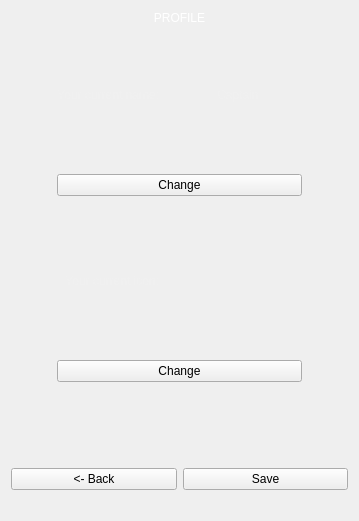
      <widget class="QWidget" name="page_MainMenu_Profile">
       <layout class="QGridLayout" name="gridLayout_3" rowstretch="1,2,2,1,0,0,0" columnstretch="1,2,1">
        <item row="1" column="2" rowspan="3">
         <spacer name="horizontalSpacer_3">
          <property name="orientation">
           <enum>Qt::Horizontal</enum>
          </property>
          <property name="sizeHint" stdset="0">
           <size>
            <width>40</width>
            <height>20</height>
           </size>
          </property>
         </spacer>
        </item>
        <item row="4" column="0" colspan="3">
         <spacer name="verticalSpacer_14">
          <property name="orientation">
           <enum>Qt::Vertical</enum>
          </property>
          <property name="sizeType">
           <enum>QSizePolicy::Maximum</enum>
          </property>
          <property name="sizeHint" stdset="0">
           <size>
            <width>20</width>
            <height>80</height>
           </size>
          </property>
         </spacer>
        </item>
        <item row="3" column="1">
         <layout class="QVBoxLayout" name="verticalLayout_18">
          <property name="spacing">
           <number>15</number>
          </property>
          <item>
           <layout class="QHBoxLayout" name="horizontalLayout_18">
            <item>
             <widget class="QLabel" name="label_Profile_CurrentIcon">
              <property name="styleSheet">
               <string notr="true">font: 700 24px &quot;Consolas&quot;;
color: rgb(240, 240, 240);</string>
              </property>
              <property name="text">
               <string>Your current icon:</string>
              </property>
              <property name="alignment">
               <set>Qt::AlignRight|Qt::AlignTrailing|Qt::AlignVCenter</set>
              </property>
             </widget>
            </item>
            <item>
             <widget class="QLabel" name="label_Profile_Icon">
              <property name="minimumSize">
               <size>
                <width>128</width>
                <height>128</height>
               </size>
              </property>
              <property name="styleSheet">
               <string notr="true">image: url(:/new/prefix1/res/user_icon.png);</string>
              </property>
              <property name="text">
               <string/>
              </property>
              <property name="alignment">
               <set>Qt::AlignCenter</set>
              </property>
             </widget>
            </item>
           </layout>
          </item>
          <item>
           <widget class="QPushButton" name="pushButton_Profile_Icon">
            <property name="text">
             <string>Change</string>
            </property>
           </widget>
          </item>
         </layout>
        </item>
        <item row="1" column="0" rowspan="3">
         <spacer name="horizontalSpacer_2">
          <property name="orientation">
           <enum>Qt::Horizontal</enum>
          </property>
          <property name="sizeHint" stdset="0">
           <size>
            <width>40</width>
            <height>20</height>
           </size>
          </property>
         </spacer>
        </item>
        <item row="1" column="1">
         <layout class="QVBoxLayout" name="verticalLayout_17" stretch="0,0">
          <property name="spacing">
           <number>15</number>
          </property>
          <item>
           <layout class="QHBoxLayout" name="horizontalLayout_17">
            <item>
             <widget class="QLabel" name="label_Profile_CurrentName">
              <property name="styleSheet">
               <string notr="true">font: 700 24px &quot;Consolas&quot;;
color: rgb(240, 240, 240);</string>
              </property>
              <property name="text">
               <string>Your current name:</string>
              </property>
              <property name="alignment">
               <set>Qt::AlignRight|Qt::AlignTrailing|Qt::AlignVCenter</set>
              </property>
             </widget>
            </item>
            <item>
             <widget class="QLabel" name="label_Profile_Name">
              <property name="minimumSize">
               <size>
                <width>128</width>
                <height>128</height>
               </size>
              </property>
              <property name="styleSheet">
               <string notr="true">font: 700 24px &quot;Consolas&quot;;
color: rgb(240, 240, 240);</string>
              </property>
              <property name="text">
               <string>Captain</string>
              </property>
              <property name="alignment">
               <set>Qt::AlignCenter</set>
              </property>
             </widget>
            </item>
           </layout>
          </item>
          <item>
           <widget class="QPushButton" name="pushButton_Profile_ChangeName">
            <property name="text">
             <string>Change</string>
            </property>
           </widget>
          </item>
         </layout>
        </item>
        <item row="5" column="0" colspan="3">
         <layout class="QHBoxLayout" name="horizontalLayout_25">
          <item>
           <widget class="QPushButton" name="pushButton_Profile_Back">
            <property name="sizePolicy">
             <sizepolicy hsizetype="Minimum" vsizetype="Expanding">
              <horstretch>0</horstretch>
              <verstretch>1</verstretch>
             </sizepolicy>
            </property>
            <property name="text">
             <string>&lt;- Back</string>
            </property>
           </widget>
          </item>
          <item>
           <widget class="QPushButton" name="pushButton_Profile_Save">
            <property name="sizePolicy">
             <sizepolicy hsizetype="Minimum" vsizetype="Expanding">
              <horstretch>0</horstretch>
              <verstretch>1</verstretch>
             </sizepolicy>
            </property>
            <property name="text">
             <string>Save</string>
            </property>
           </widget>
          </item>
         </layout>
        </item>
        <item row="6" column="0" colspan="3">
         <spacer name="verticalSpacer_15">
          <property name="orientation">
           <enum>Qt::Vertical</enum>
          </property>
          <property name="sizeType">
           <enum>QSizePolicy::Maximum</enum>
          </property>
          <property name="sizeHint" stdset="0">
           <size>
            <width>20</width>
            <height>20</height>
           </size>
          </property>
         </spacer>
        </item>
        <item row="0" column="0" colspan="3">
         <widget class="QLabel" name="label_11">
          <property name="styleSheet">
           <string notr="true">color: rgb(255, 255, 255);
font: 900 36pt &quot;Arial&quot;;
border-color: rgb(0, 0, 0);</string>
          </property>
          <property name="text">
           <string>PROFILE</string>
          </property>
          <property name="alignment">
           <set>Qt::AlignCenter</set>
          </property>
         </widget>
        </item>
        <item row="2" column="1">
         <spacer name="verticalSpacer_16">
          <property name="orientation">
           <enum>Qt::Vertical</enum>
          </property>
          <property name="sizeType">
           <enum>QSizePolicy::Maximum</enum>
          </property>
          <property name="sizeHint" stdset="0">
           <size>
            <width>20</width>
            <height>15</height>
           </size>
          </property>
         </spacer>
        </item>
       </layout>
      </widget>
